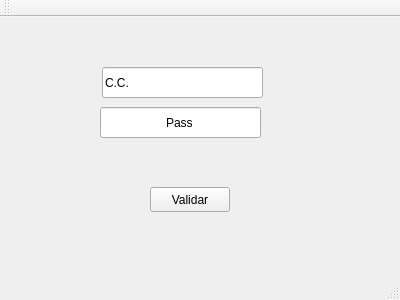
<?xml version="1.0" encoding="UTF-8"?>
<ui version="4.0">
 <class>MainWindow</class>
 <widget class="QMainWindow" name="MainWindow">
  <property name="geometry">
   <rect>
    <x>0</x>
    <y>0</y>
    <width>400</width>
    <height>300</height>
   </rect>
  </property>
  <property name="windowTitle">
   <string>MainWindow</string>
  </property>
  <widget class="QWidget" name="centralWidget">
   <widget class="QPushButton" name="Validar">
    <property name="geometry">
     <rect>
      <x>150</x>
      <y>170</y>
      <width>80</width>
      <height>25</height>
     </rect>
    </property>
    <property name="text">
     <string>Validar</string>
    </property>
   </widget>
   <widget class="QLineEdit" name="CC">
    <property name="geometry">
     <rect>
      <x>102</x>
      <y>50</y>
      <width>161</width>
      <height>31</height>
     </rect>
    </property>
    <property name="inputMask">
     <string>C.C.       </string>
    </property>
    <property name="maxLength">
     <number>11</number>
    </property>
   </widget>
   <widget class="QLineEdit" name="Password">
    <property name="geometry">
     <rect>
      <x>100</x>
      <y>90</y>
      <width>161</width>
      <height>31</height>
     </rect>
    </property>
    <property name="inputMask">
     <string>Pass</string>
    </property>
    <property name="text">
     <string>Pass</string>
    </property>
    <property name="maxLength">
     <number>4</number>
    </property>
    <property name="alignment">
     <set>Qt::AlignCenter</set>
    </property>
    <property name="dragEnabled">
     <bool>false</bool>
    </property>
    <property name="readOnly">
     <bool>false</bool>
    </property>
   </widget>
   <widget class="QLabel" name="salida">
    <property name="geometry">
     <rect>
      <x>280</x>
      <y>140</y>
      <width>91</width>
      <height>31</height>
     </rect>
    </property>
    <property name="text">
     <string/>
    </property>
   </widget>
  </widget>
  <widget class="QMenuBar" name="menuBar">
   <property name="geometry">
    <rect>
     <x>0</x>
     <y>0</y>
     <width>400</width>
     <height>22</height>
    </rect>
   </property>
  </widget>
  <widget class="QToolBar" name="mainToolBar">
   <attribute name="toolBarArea">
    <enum>TopToolBarArea</enum>
   </attribute>
   <attribute name="toolBarBreak">
    <bool>false</bool>
   </attribute>
  </widget>
  <widget class="QStatusBar" name="statusBar"/>
 </widget>
 <layoutdefault spacing="6" margin="11"/>
 <resources/>
 <connections/>
</ui>
